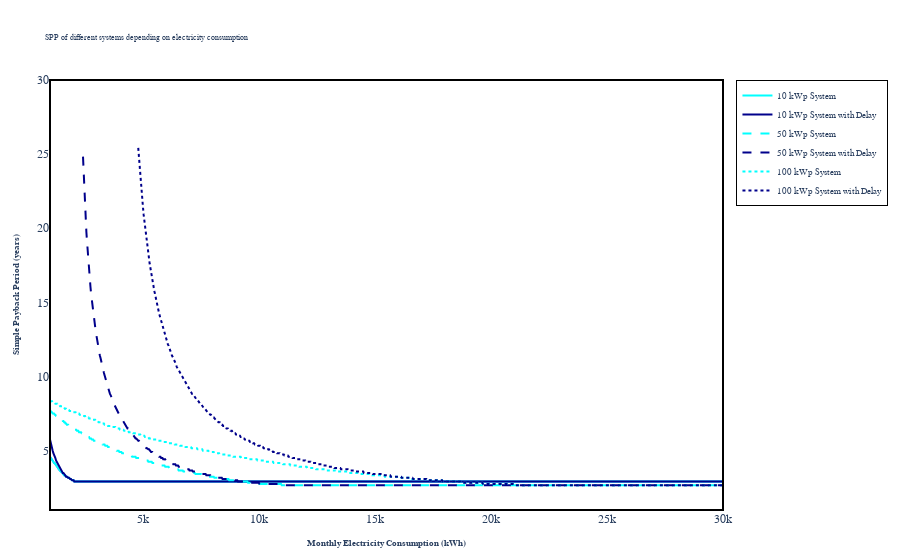

Notebook source saved alongside this figure:
### Code cell
SPP_graph(x_range=np.linspace(1000, 30000, 1000))

### Figure 1 — Plotly figure (JSON) as saved in the notebook; plotly's stock layout.template omitted (floating-point values rounded to 4 significant figures; data arrays with more than 128 entries replaced by an {"elided": "..."} marker saying what was removed)
{"data": [{"hovertemplate": "Monthly Electricity Consumption (kWh)=%{x}<br>Simple Payback Period (years)=%{y}<extra></extra>", "legendgroup": "", "line": {"color": "#636efa", "dash": "solid"}, "marker": {"symbol": "circle"}, "mode": "lines", "name": "", "orientation": "v", "showlegend": false, "type": "scatter", "x": {"elided": "1000 float values"}, "xaxis": "x", "y": {"elided": "1000 float values"}, "yaxis": "y"}, {"line": {"color": "cyan", "dash": "solid"}, "mode": "lines", "name": "10 kWp System", "type": "scatter", "x": {"elided": "1000 float values"}, "y": {"elided": "1000 float values"}}, {"line": {"color": "darkblue", "dash": "solid"}, "mode": "lines", "name": "10 kWp System with Delay", "type": "scatter", "x": {"elided": "1000 float values"}, "y": {"elided": "1000 float values"}}, {"line": {"color": "cyan", "dash": "dash"}, "mode": "lines", "name": "50 kWp System", "type": "scatter", "x": {"elided": "1000 float values"}, "y": {"elided": "1000 float values"}}, {"line": {"color": "darkblue", "dash": "dash"}, "mode": "lines", "name": "50 kWp System with Delay", "type": "scatter", "x": {"elided": "951 float values"}, "y": {"elided": "951 float values"}}, {"line": {"color": "cyan", "dash": "dot"}, "mode": "lines", "name": "100 kWp System", "type": "scatter", "x": {"elided": "1000 float values"}, "y": {"elided": "1000 float values"}}, {"line": {"color": "darkblue", "dash": "dot"}, "mode": "lines", "name": "100 kWp System with Delay", "type": "scatter", "x": {"elided": "869 float values"}, "y": {"elided": "869 float values"}}], "layout": {"font": {"family": "Arial", "size": 6}, "legend": {"bgcolor": "rgba(255, 255, 255, 0.8)", "bordercolor": "black", "borderwidth": 1, "font": {"size": 9}, "title": {"text": ""}, "tracegroupgap": 0}, "margin": {"b": 50, "l": 50, "r": 50, "t": 80}, "paper_bgcolor": "white", "plot_bgcolor": "white", "shapes": [{"line": {"color": "black", "width": 2}, "type": "rect", "x0": 0, "x1": 1, "xref": "paper", "y0": 0, "y1": 1, "yref": "paper"}], "title": {"text": "SPP of different systems depending on electricity consumption"}, "xaxis": {"anchor": "y", "domain": [0, 1], "tickfont": {"family": "Arial", "size": 12}, "title": {"font": {"family": "Arial", "size": 9}, "text": "<b>Monthly Electricity Consumption (kWh)</b>"}}, "yaxis": {"anchor": "x", "domain": [0, 1], "range": [1, 30], "tickfont": {"family": "Arial", "size": 12}, "title": {"font": {"family": "Arial", "size": 9}, "text": "<b>Simple Payback Period (years)</b>"}}}}
